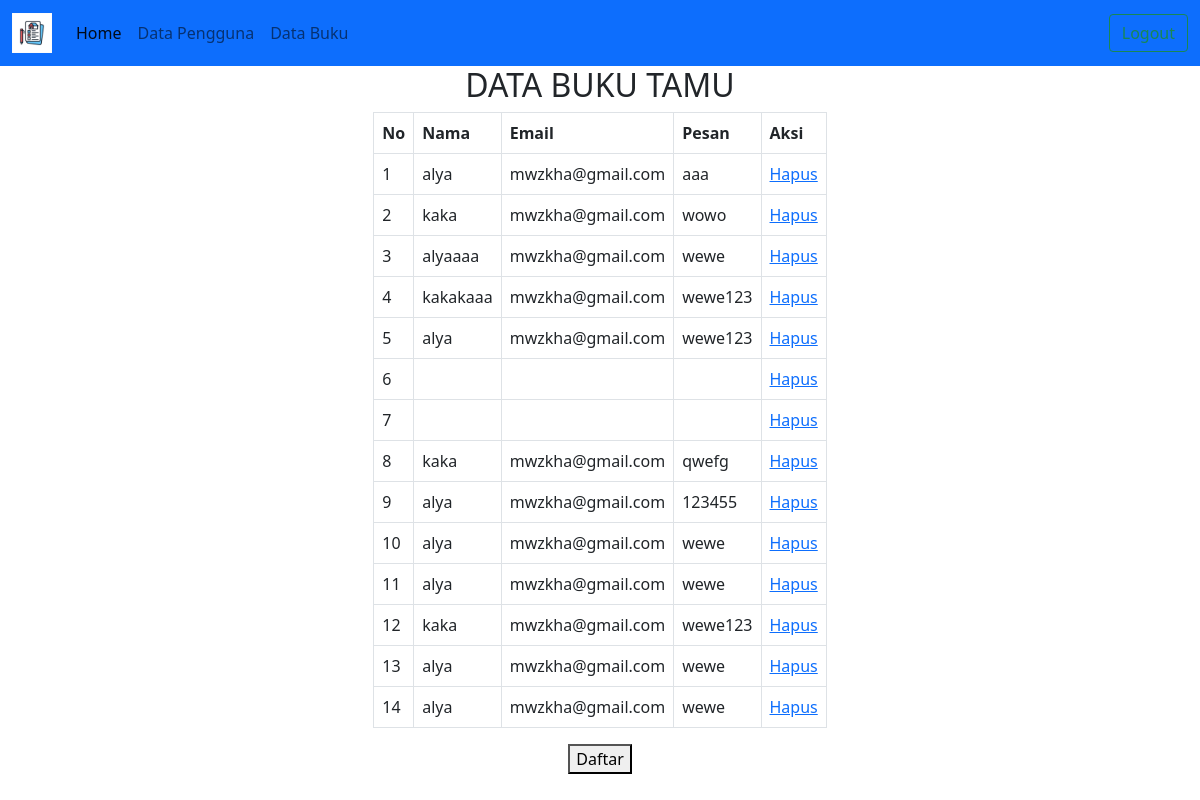
The page /lihat_buku.php on the database its author committed.
### tables this page shows
CREATE TABLE `tbtamu` (
  `no` int(100) NOT NULL,
  `namaa` varchar(20) NOT NULL,
  `email` varchar(20) NOT NULL,
  `pesan` varchar(100) NOT NULL
);

### lihat_buku.php (the view, shortened to what this page needs)
<!DOCTYPE html>
<html lang="en">
<head>
  <link href="https://cdn.jsdelivr.net/npm/bootstrap@5.0.2/dist/css/bootstrap.min.css" rel="stylesheet">
<link rel="stylesheet" href="style.css">
</head>
<body>
<nav class="navbar navbar-expand-lg navbar-light bg-primary">
  <div class="container-fluid">
    <a class="navbar-brand" href="#"><img src="keren.png" alt="" width="40px"></a>
    <div class="collapse navbar-collapse" id="navbarSupportedContent">
      <ul class="navbar-nav me-auto mb-2 mb-lg-0">
        <li class="nav-item">
          <a class="nav-link active" aria-current="page" href="index.php">Home</a>
        </li>
        <li class="nav-item">
          <a class="nav-link" href="pengguna/lihat_buku.php">Data Pengguna</a>
        </li>
        <li class="nav-item">
          <a class="nav-link" href="lihat_buku.php">Data Buku</a>
        </li>
      </ul>
      <form class="d-flex" action="login.php">
        <button class="btn btn-outline-success" type="submit">Logout</button>
      </form>
    </div>
  </div>
</nav>
    </head>
    <body>
        <div>
            <table class="table table-bordered hai">
            <h2 align="center">DATA BUKU TAMU</h2>
                    <tr>
                        <th>No</th>
                        <th>Nama</th>
                        <th>Email</th>
                        <th>Pesan</th>
                        <th>Aksi</th>
</tr>
    <?php
    include 'koneksi.php' ;
    $sql = "SELECT*FROM tbtamu" ;
    $query = mysqli_query ($koneksi, $sql) ;
    $no=1;
    while ($data=mysqli_fetch_array($query)){?>
    <tr>
        <td><?= $no++; ?></td>
        <td><?php echo $data['namaa'];?></td>
        <td><?php echo $data['email'];?></td>
        <td><?php echo $data['pesan'];?></td>
       <td>
        <a href="hapus.php?id=<?php echo $data['no'];?>"
        onclick="return confirm('yakin mau dihapus .?')">
           <span class="text"></span>Hapus</Details></span>
    </a>
    </td>
    </tr>
<?php } ?>
    </table>
    <form method ="post" action="index.php" class="hai">
       <button type="submit">Daftar</button>
    </form>
    </div>
    </body>
    </html>

### style.css (style rules this page uses)
.hai { display: grid; justify-content: center; }

### rows shown on the page
tbtamu: namaa "alya", email "mwzkha@gmail.com", pesan "aaa"
tbtamu: namaa "kaka", email "mwzkha@gmail.com", pesan "wowo"
tbtamu: namaa "alyaaaa", email "mwzkha@gmail.com", pesan "wewe"
tbtamu: namaa "kakakaaa", email "mwzkha@gmail.com", pesan "wewe123"
tbtamu: namaa "alya", email "mwzkha@gmail.com", pesan "wewe123"
tbtamu: namaa "kaka", email "mwzkha@gmail.com", pesan "qwefg"
tbtamu: namaa "alya", email "mwzkha@gmail.com", pesan "123455"
tbtamu: namaa "alya", email "mwzkha@gmail.com", pesan "wewe"
tbtamu: namaa "alya", email "mwzkha@gmail.com", pesan "wewe"
tbtamu: namaa "kaka", email "mwzkha@gmail.com", pesan "wewe123"
tbtamu: namaa "alya", email "mwzkha@gmail.com", pesan "wewe"
tbtamu: namaa "alya", email "mwzkha@gmail.com", pesan "wewe"
